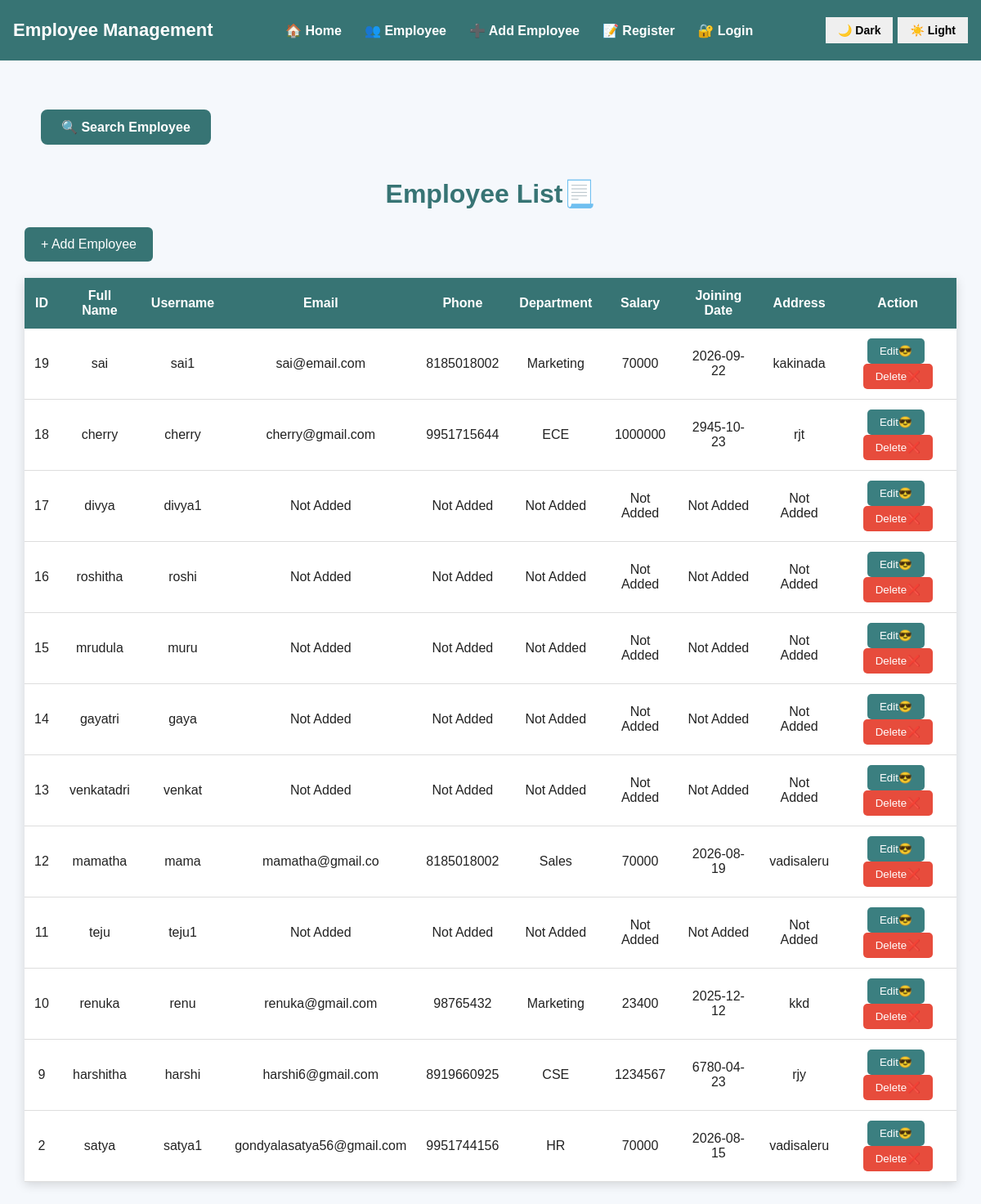
Screenshot of /employee with the database file from the repository.
### tables this page shows
CREATE TABLE employees (
            id INTEGER PRIMARY KEY AUTOINCREMENT,
            fullname TEXT NOT NULL,
            username TEXT UNIQUE,
            password TEXT,
            email TEXT,
            phone TEXT,
            department TEXT,
            salary TEXT,
            joining_date TEXT,
            address TEXT
        );

### server.py (the view)
@app.route("/employee")
def employee():
    conn = get_db()
    cursor = conn.cursor()
    cursor.execute("""
        SELECT *
        FROM employees
        ORDER BY id DESC
    """)
    employees = cursor.fetchall()
    conn.close()
    return render_template(
        "employee.html",
        employees=employees
    )

### server.py (called while the page is built)
def get_db():
    conn = sqlite3.connect(DATABASE)
    conn.row_factory = sqlite3.Row
    return conn

### templates/employee.html (shortened to what this page needs)
<!DOCTYPE html>
<html>
<head>
</head>
<body>
    {% include "navbar.html" %}
    <div class="container">
        <a href="{{ url_for('search') }}" class="search-btn">
    🔍 Search Employee
</a>
        <h1>
            Employee List📃
        </h1>
        <a
            class="add"
            href="{{ url_for('add_employee') }}">
            + Add Employee
        </a>
        {% if employees %}
        <table>
            <tr>
                <th>ID</th>
                <th>Full Name</th>
                <th>Username</th>
                <th>Email</th>
                <th>Phone</th>
                <th>Department</th>
                <th>Salary</th>
                <th>Joining Date</th>
                <th>Address</th>
                <th>Action</th>
            </tr>
            {% for employee in employees %}
            <tr>
                <td>
                    {{ employee["id"] }}
                </td>
                <td>
                    {{ employee["fullname"] }}
                </td>
                <td>
                    {{ employee["username"] or "Not Added" }}
                </td>
                <td>
                    {{ employee["email"] or "Not Added" }}
                </td>
                <td>
                    {{ employee["phone"] or "Not Added" }}
                </td>
                <td>
                    {{ employee["department"] or "Not Added" }}
                </td>
                <td>
                    {{ employee["salary"] or "Not Added" }}
                </td>
                <td>
                    {{ employee["joining_date"] or "Not Added" }}
                </td>
                <td>
                    {{ employee["address"] or "Not Added" }}
                </td>
                <td>
    <a href="/edit_employee/{{ employee['id'] }}">
        <button class="edit-btn">Edit😎</button>
    </a>
    <a href="/delete_employee/{{ employee['id'] }}">
        <button class="delete-btn">Delete❌</button>
    </a>
</td>
                 </tr>
            {% endfor %}
        </table>
        {% else %}
        <p class="empty">
            No employees found.
        </p>
        {% endif %}
    </div>
</body>
</html>

### templates/navbar.html (shortened to what this page needs)
<div class="navbar">
    <div class="logo">
        Employee Management
    </div>
    <div class="nav-links">
        <a href="{{ url_for('home') }}">
            🏠 Home
        </a>
        <a href="{{ url_for('employee') }}">
            👥 Employee
        </a>
        <a href="{{ url_for('add_employee') }}">
            ➕ Add Employee
        </a>
        <a href="{{ url_for('register') }}">
            📝 Register
        </a>
        <a href="{{ url_for('login') }}">
            🔐 Login
        </a>
    </div>
    <div class="theme-buttons">
        <button onclick="darkMode()">
            🌙 Dark
        </button>
        <button onclick="lightMode()">
            ☀️ Light
        </button>
    </div>
</div>

### templates/employee.html (style rules this page uses)
.container { width: 95%; margin: 40px auto; }
h1 { text-align: center; color: rgb(55, 116, 116); }
.add { display: inline-block; margin-bottom: 20px; background: rgb(55, 116, 116); color: white; padding: 12px 20px; text-decoration: none; border-radius: 6px; }
table { width: 100%; border-collapse: collapse; background: white; box-shadow: 0 3px 12px rgba(0,0,0,0.15); }
th { background: rgb(55, 116, 116); color: white; padding: 13px; }
td { padding: 12px; text-align: center; border-bottom: 1px solid #ddd; }
body { background-color: #f5f8fc; color: #222; transition: background-color 0.3s ease, color 0.3s ease; }
.search-btn { display: inline-block; padding: 12px 25px; background: #377474; color: white; text-decoration: none; border-radius: 8px; font-size: 16px; font-weight: bold; margin: 20px; }

### templates/navbar.html (style rules this page uses)
.navbar { background: rgb(55, 116, 116); min-height: 74px; padding: 0 16px; display: flex; align-items: center; justify-content: space-between; box-sizing: border-box; }
.logo { color: white; font-size: 22px; font-weight: bold; white-space: nowrap; }
.nav-links { display: flex; align-items: center; gap: 28px; }
.nav-links a { color: white; text-decoration: none; font-size: 16px; font-weight: bold; white-space: nowrap; }
.theme-buttons { display: flex; gap: 6px; }
.theme-buttons button { padding: 8px 15px; border: none; cursor: pointer; font-size: 14px; font-weight: bold; }

### rows the page displays
employees: id "19", fullname "sai", username "sai1", email "sai@email.com", phone "8185018002", department "Marketing", salary "70000", joining_date "2026-09-22", address "kakinada"
employees: id "18", fullname "cherry", username "cherry", email "cherry@gmail.com", phone "9951715644", department "ECE", salary "1000000", joining_date "2945-10-23", address "rjt"
employees: id "17", fullname "divya", username "divya1", employee "Not Added"
employees: id "16", fullname "roshitha", username "roshi", employee "Not Added"
employees: id "15", fullname "mrudula", username "muru", employee "Not Added"
employees: id "14", fullname "gayatri", username "gaya", employee "Not Added"
employees: id "13", fullname "venkatadri", username "venkat", employee "Not Added"
employees: id "12", fullname "mamatha", username "mama", email "mamatha@gmail.co", phone "8185018002", department "Sales", salary "70000", joining_date "2026-08-19", address "vadisaleru"
employees: id "11", fullname "teju", username "teju1", employee "Not Added"
employees: id "10", fullname "renuka", username "renu", email "renuka@gmail.com", phone "98765432", department "Marketing", salary "23400", joining_date "2025-12-12", address "kkd"
employees: id "9", fullname "harshitha", username "harshi", email "harshi6@gmail.com", phone "8919660925", department "CSE", salary "1234567", joining_date "6780-04-23", address "rjy"
employees: id "2", fullname "satya", username "satya1", email "gondyalasatya56@gmail.com", phone "9951744156", department "HR", salary "70000", joining_date "2026-08-15", address "vadisaleru"
